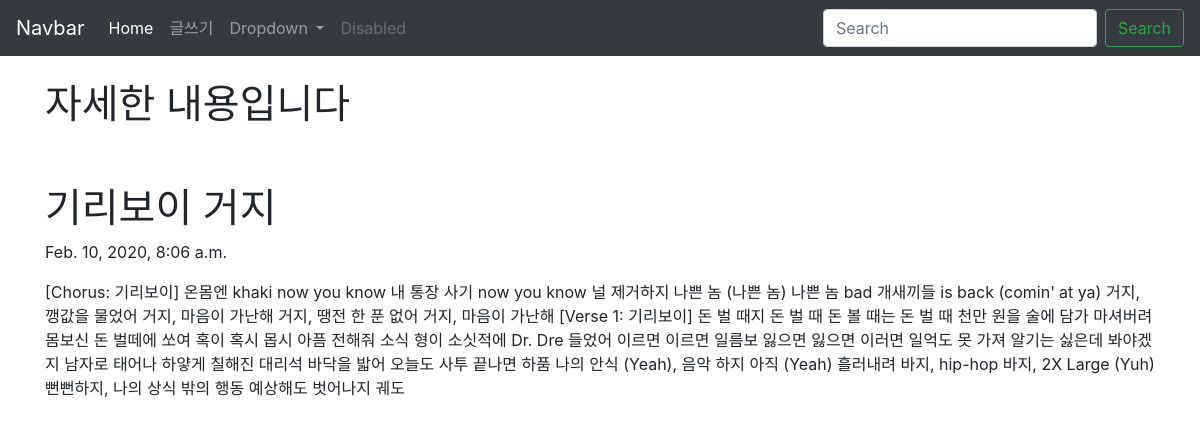
The app's page /writing/1 with its own data.
### BlogApp/models.py (models this page shows, shortened)
class writing(models.Model):
    title = models.CharField(max_length=100)
    pub_date = models.DateTimeField(auto_now_add=True)
    text = models.TextField()

### BlogApp/views.py (the view)
# urls.py: path('<int:writing_id>',views.detail, name="detail"),
def detail(request, writing_id):
    writing_detail = get_object_or_404(writing, pk=writing_id)
    return render(request, 'detail.html', {'write_detail':writing_detail})

### BlogApp/templates/detail.html
{% extends 'base.html' %}
{% block contents %}
<div class="container">
    <h1>자세한 내용입니다</h1>
    <br><br>
    <h1>{{write_detail.title}}</h1>
    <p>{{write_detail.pub_date}}</p>
    <p>{{write_detail.text}}</p>
</div>
</body>
{% endblock contents %}

### records on screen
writing: title "기리보이 거지", pub_date "Feb. 10, 2020, 8:06 a.m.", text "[Chorus: 기리보이] 온몸엔 khaki now you know 내 통장 사기 now you know 널 제거하지 나쁜 놈 (나쁜 놈) 나쁜 놈 bad 개새끼들 is back (comin' at ya) 거지, 깽값을 물었어 거지, 마음이 가난해 거지, 땡전 한 푼 없어 거지, 마음이 가난해 [Verse 1: 기리보이] 돈 벌 때지 돈 벌 때 돈 볼 때는 돈 벌 때 천만 원을 술에 담가 마셔버려 몸보신 돈 벌떼에 쏘여 혹이 혹시 몹시 아픔 전해줘 소식 형이 소싯적에 Dr. Dre 들었어 이르면 이르면 일름보 잃으면 잃으면 이러면 일억도 못 가져 알기는 싫은데 봐야겠지 남자로 태어나 하얗게 칠해진 대리석 바닥을 밟어 오늘도 사투 끝나면 하품 나의 안식 (Yeah), 음악 하지 아직 (Yeah) 흘러내려 바지, hip-hop 바지, 2X Large (Yuh) 뻔뻔하지, 나의 상식 밖의 행동 예상해도 벗어나지 궤도"
